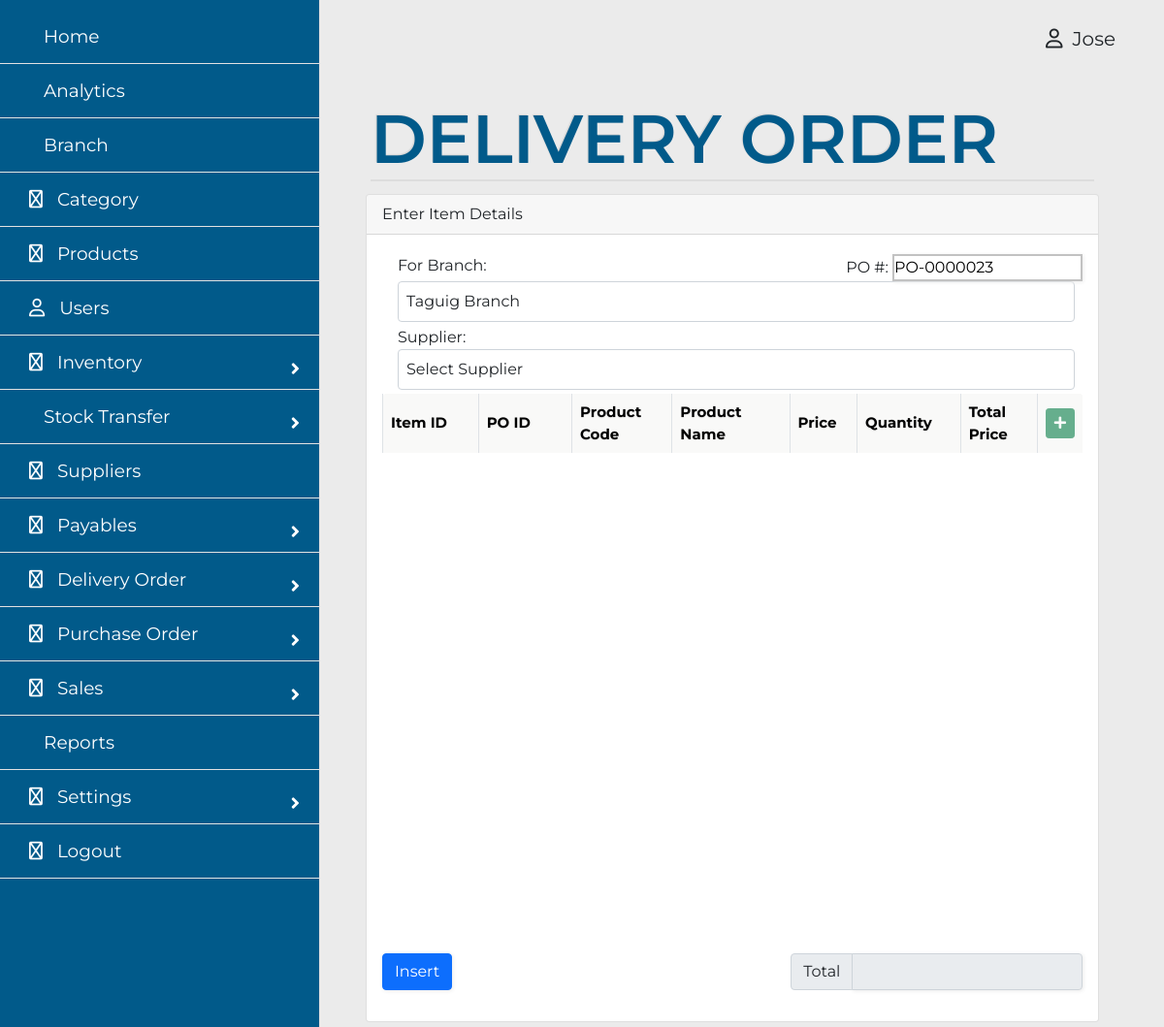
Page /admin/dorder.php (signed in) on the earlier database version.
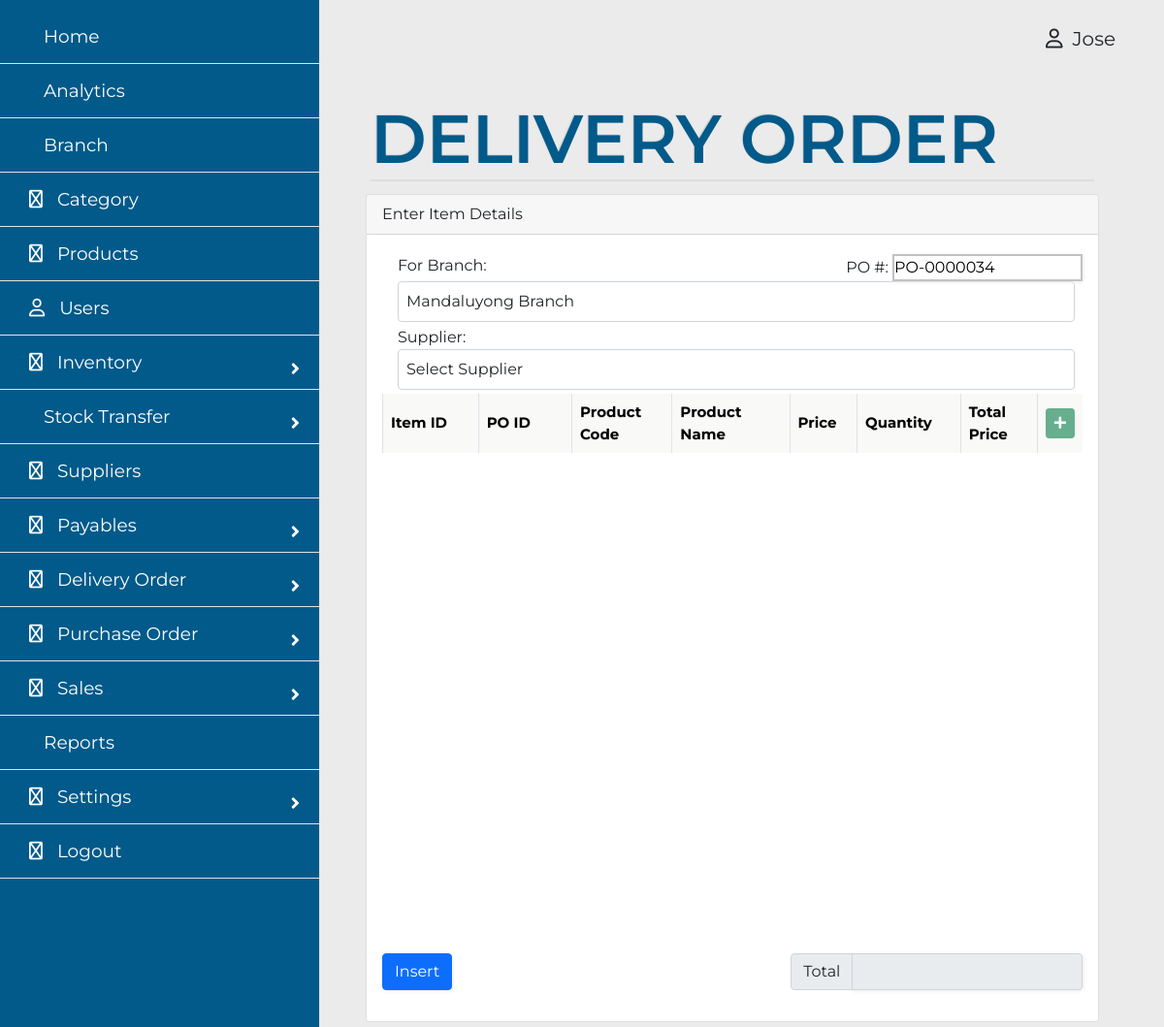
Same page on the later database version.
### tables this page shows
CREATE TABLE `tblpurchaseorder` (
  `id` varchar(20) NOT NULL,
  `branchid` varchar(20) NOT NULL,
  `supplierid` varchar(20) NOT NULL,
  `total` decimal(20,2) DEFAULT NULL,
  `userid` varchar(20) NOT NULL,
  `date` date NOT NULL DEFAULT current_timestamp(),
  `active` tinyint(1) NOT NULL
);

### actions/adddata.php (called while the page is built, shortened)
<?php
	function createId(string $tblName) {
		switch ($tblName) {
			case 'tblpurchaseorder':
				$index = "PO-";
				break;
		}
		$db = new DbConnect;
		$conn = $db->connect();
		$stmt = $conn->prepare("SELECT * FROM ".$tblName." ORDER BY id DESC LIMIT 1");
		$stmt->execute();
		$items = $stmt->fetchAll(PDO::FETCH_ASSOC);
		foreach ($items as $item) {
			 $lastid = $item['id'];
		}
		if (empty($items)) {
			$number = $index . "0000001";
		} else {
			$idd = str_replace($index,"",$lastid);
			$id = str_pad($idd + 1, 7, 0, STR_PAD_LEFT);
			$number = $index . $id;
		}
		return $number;
	}
 ?>

### actions/getdata.php (called while the page is built, shortened)
<?php
function getBranch(string $uid) {
	$db = new DbConnect;
	$conn = $db->connect();
	$stmt = $conn->prepare("SELECT tblusers.branchid AS branchid FROM tblusers WHERE id = :uid");
	$stmt->execute([
		':uid' => $uid
	]);
	$users = $stmt->fetchAll(PDO::FETCH_ASSOC);
	foreach ($users as $user) {
		$id = $user['branchid'];
	}
	return $id;
}
 ?>

### admin/dorder.php (the view, shortened to what the changed rows need)
<?php
include '../actions/getdata.php';
include '../actions/adddata.php';
include '../actions/database_connection.php';
$id = $_SESSION['uid'];
$branchid = getBranch($id);
function fill_unit_select_box_branch($connect, $branchid)
{
	$output = '';
	$query = "SELECT id AS branchid, name AS branchname from tblbranch";
	$result = $connect->query($query);
	foreach($result as $row)
	{
		if ($branchid == $row["branchid"]) {
			$output .= '<option value="'.$row["branchid"].'" selected>'.$row["branchname"] . '</option>';
		} else {
			$output .= '<option value="'.$row["branchid"].'">'.$row["branchname"] . '</option>';
		}
	}
	return $output;
}
?>
<!DOCTYPE html>
<html>
	<head>
		<link rel="stylesheet" href="../admin/assets/style.css">
		<link rel="stylesheet" href="https://pro.fontawesome.com/releases/v6.0.0-beta3/css/all.css" type="text/css">
		<link href="https://cdn.jsdelivr.net/npm/bootstrap@5.0.2/dist/css/bootstrap.min.css" rel="stylesheet">
		<link rel="stylesheet" href="https://cdn.jsdelivr.net/npm/bootstrap-select@1.14.0-beta2/dist/css/bootstrap-select.min.css">
		<link rel="stylesheet" href="https://pro.fontawesome.com/releases/v5.10.0/css/all.css"/>
	</head>
<body>
    <div class="main">
		<div class="container">
			<div class="card">
				<div class="card-body">
					<form method="post" id="insert_form">
						<div class="table-repsonsive">
							<div class="float-end">
								<label for="po_number">PO #:</label>
								<input type="text" name="do_number" class="input-field" value="<?php echo createId('tblpurchaseorder'); ?>" id="do_number" readonly>
							</div>
							<div class="container m-1">
								<label for="branch_id">For Branch: </label>
								<select name="branch_id" class="p-2 col col-sm-2 form-control selectpicker branch_id" id="branch_id"><option value="">Select Branch</option><?php echo fill_unit_select_box_branch($connect, $branchid); ?></select>
							</div>
							<table class="table table-bordered" id="item_table" style="max-height: 150px; overflow-y: scroll !important;">
								<thead style=" display: block; ">
								<tr>
									<th width="15%">Item ID</th>
									<th width="15%">PO ID</th>
									<th width="15%">Product Code</th>
									<th width="18%">Product Name</th>
									<th width="10%">Price</th>
									<th width="15.4%">Quantity</th>
									<th width="14%">Total Price</th>
									<th><button type="button" name="add" class="btn btn-success btn-sm add"><i class="fas fa-plus"></i></button></th>
								</tr>
								</thead>
							</table>
							</div>
						</div>
				</div>
			</div>
		</div>
	</body>
</html>

Differences in the rows shown:
no longer on this page (row edited): tblpurchaseorder: do_number "PO-0000023"
added tblpurchaseorder: do_number "PO-0000034"
Other differences:
form field branch_id: "Taguig Branch" → "Mandaluyong Branch"
